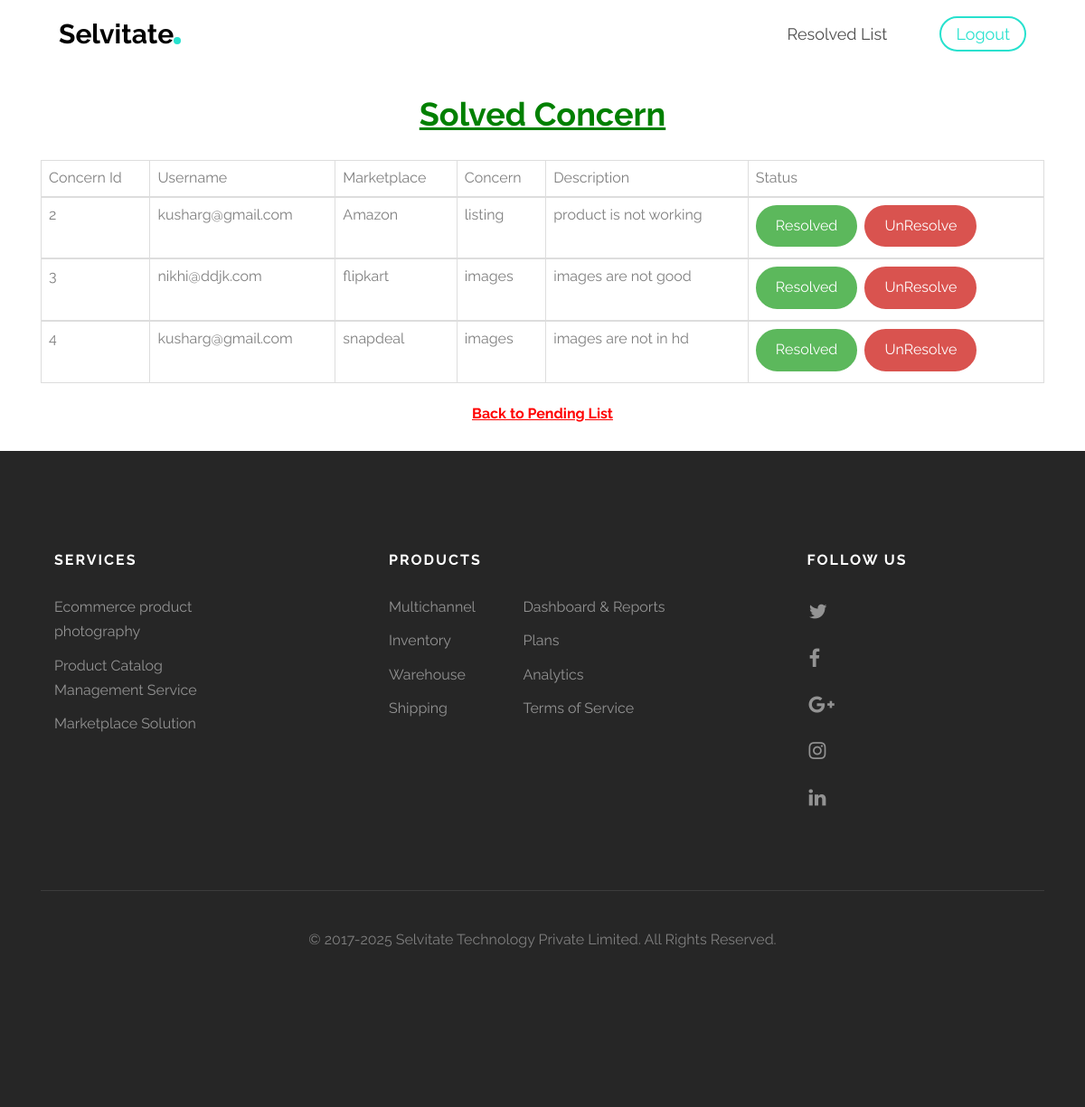
The app's page /resolve.php with its own data.
### tables this page shows
CREATE TABLE `concern` (
  `co_id` int(50) NOT NULL,
  `username` varchar(300) NOT NULL,
  `co_mp` varchar(300) NOT NULL,
  `concern` varchar(300) NOT NULL,
  `description` varchar(500) NOT NULL,
  `status` varchar(40) NOT NULL
);

### resolve.php (the view, shortened to what this page needs)
<?php
	include('header.php');
?>
		<div>
			<br />
			<h1><center> <b style="color:green"><u>Solved Concern</u></b> </center></h1>
		</div>
	<div class="container">
		<div class="row">
			<div class="col-md-12">
				<table class="table table-bordered" >
					<thead>
							<td>Concern Id</td>
							<td>Username</td>
							<td>Marketplace</td>
							<td>Concern</td>
							<td>Description</td>
							<td>Status</td>
					</thead>
						<?php
							$sel ="select * from concern where status ='yes' ";
							$qry = mysqli_query($con,$sel);
							while($row=mysqli_fetch_array($qry))
							{
								$cid=$row['co_id'];
								$uname = $row['username'];
								$conc =$row['concern'];
								$mp = $row['co_mp'];
								$desc =$row['description'];
						?>
					<tbody>
						<td><?php echo $cid ?> </td>
						<td><?php echo $uname ?> </td>
						<td><?php echo $mp ?> </td>
						<td><?php echo $conc ?> </td>
						<td><?php echo $desc ?> </td>
						<td><a class="btn btn-success" href="database.php?id=<?php echo $cid ?>">Resolved</a> <a class="btn btn-danger" href="database.php?unid=<?php echo $cid?>">UnResolve</a> </td>
					</tbody>
							<?php } ?>
				</table>
			</div>
		</div>
	</div>
		<div>
			<center><a href="dash.php"><b style="color:red"><u>Back to Pending List</u></b></a></center>
		</div>
		<div>
			<br />
		</div>
<?php include('footer.php') ?>

### css/style.css (style rules this page uses)
body { font-family: "Raleway", Arial, sans-serif; font-weight: 400; font-size: 16px; line-height: 1.7; color: #7f7f7f; background: #fff; height: 100%; position: relative; }
a { color: #27E1CE; -webkit-transition: 0.5s; -o-transition: 0.5s; transition: 0.5s; }
h1, h2, h3, h4, h5, h6, figure { color: #000; font-family: "Raleway", Arial, sans-serif; font-weight: 400; margin: 0 0 30px 0; }
.btn { margin-right: 4px; margin-bottom: 4px; font-family: "Raleway", Arial, sans-serif; font-size: 16px; font-weight: 400; -webkit-border-radius: 30px; -moz-border-radius: 30px; -ms-border-radius: 30px; border-radius: 30px; -webkit-transition: 0.5s; -o-transition: 0.5s; transition: 0.5s; }
.btn-success { background: #5cb85c; color: #fff; border: 2px solid #5cb85c; }
.btn-danger { background: #d9534f; color: #fff; border: 2px solid #d9534f; }

### records on screen
concern: co_id "2", username "kusharg@gmail.com", co_mp "Amazon", concern "listing", description "product is not working"
concern: co_id "3", username "nikhi@ddjk.com", co_mp "flipkart", concern "images", description "images are not good"
concern: co_id "4", username "kusharg@gmail.com", co_mp "snapdeal", concern "images", description "images are not in hd"
